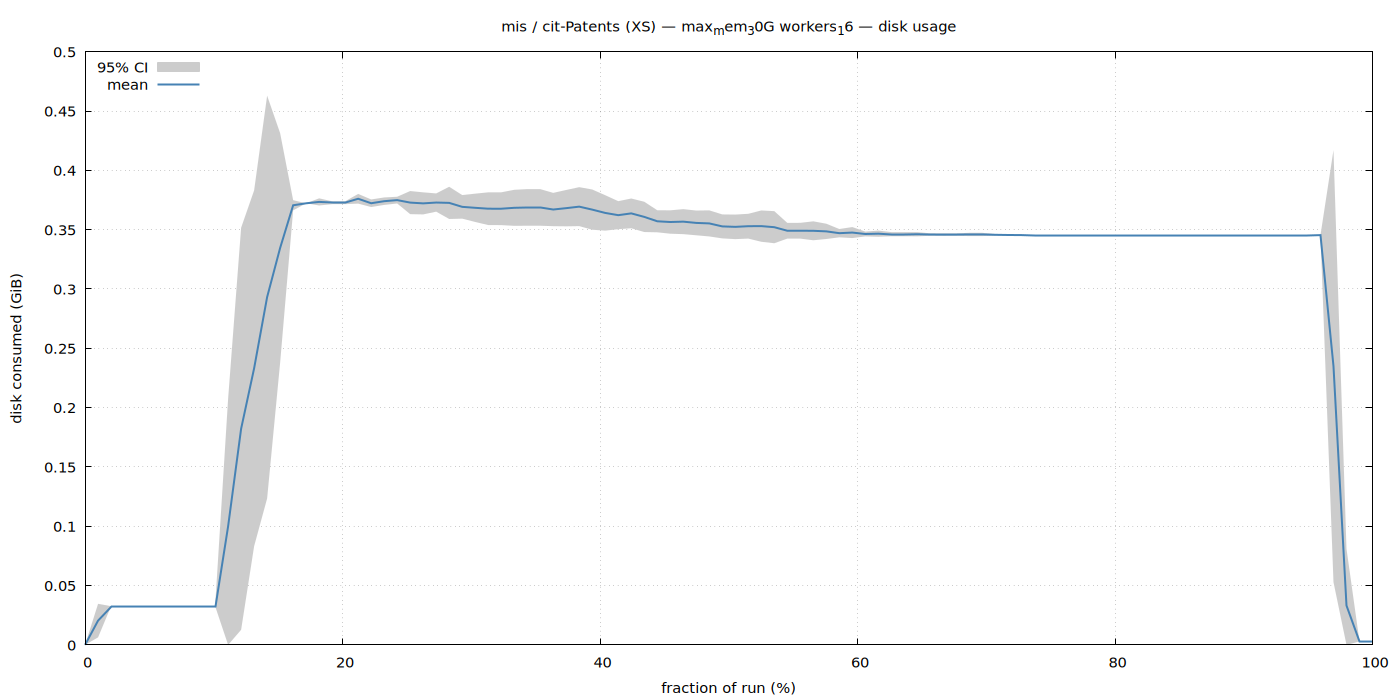

Recreate this plot in gnuplot.
set terminal pngcairo size 1400,700 enhanced font 'Sans,11'
set output '/home/ubuntu/nvm/gfrs/mis/XS/cit-Patents/max_mem_30G_workers_16/disk.png'
set title "mis / cit-Patents (XS) — max_mem_30G workers_16 — disk usage"
set xlabel 'fraction of run (%)'
set ylabel 'disk consumed (GiB)'
set grid
set key top left
set yrange [0:*]
plot '/home/ubuntu/nvm/gfrs/mis/XS/cit-Patents/max_mem_30G_workers_16/disk.dat' using 1:3:4 with filledcurves lc rgb '#cccccc' title '95% CI', \
     '' using 1:2 with lines lw 2 lc rgb '#4682b4' title 'mean'
